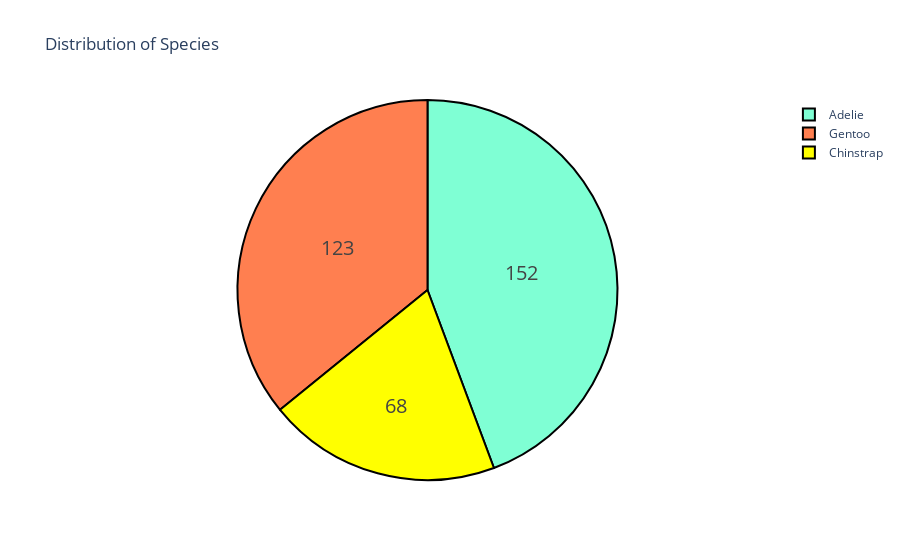

The notebook cell saved with this chart:
### Code cell
labels = sorted(df.species.unique())
values = df.species.value_counts().sort_index()
colors = ['Aquamarine', 'Yellow', 'Coral']


fig = go.Figure(data=[go.Pie(labels=labels,
                             values=values)])
fig.update_traces(hoverinfo='label+percent', textinfo='value',textfont_size=20,
                  marker=dict(colors=colors, line=dict(color='#000000', width=2)))

fig.update_layout(title_text="Distribution of Species")
fig.show()

### Figure 1 — Plotly figure (JSON) as saved in the notebook; plotly's stock layout.template omitted (floating-point values rounded to 4 significant figures)
{"data": [{"hoverinfo": "label+percent", "labels": ["Adelie", "Chinstrap", "Gentoo"], "marker": {"colors": ["Aquamarine", "Yellow", "Coral"], "line": {"color": "#000000", "width": 2}}, "textfont": {"size": 20}, "textinfo": "value", "type": "pie", "values": [152, 68, 123]}], "layout": {"title": {"text": "Distribution of Species"}}}
